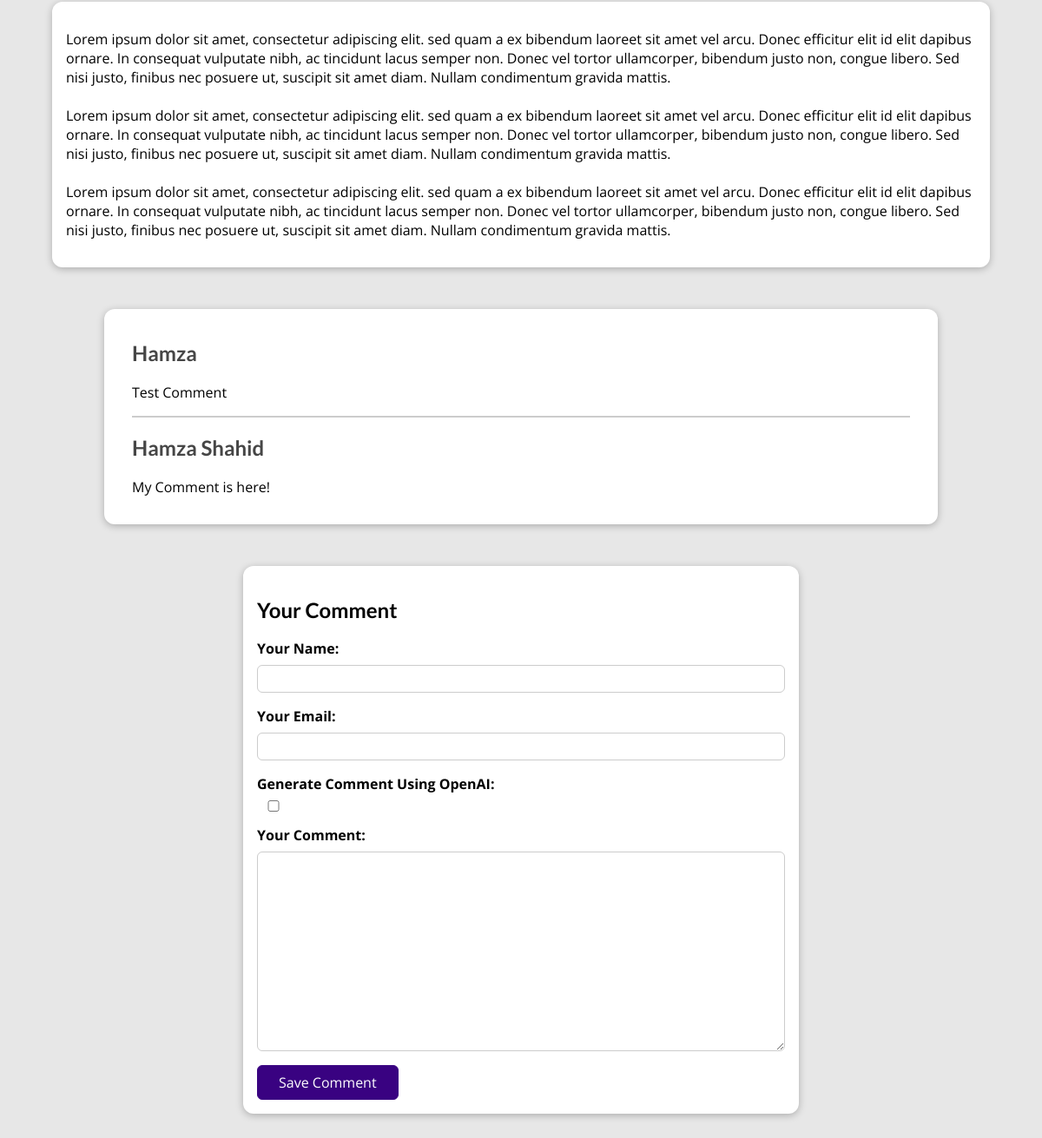
Page /posts/hike-in-the-mountains (lower part) on the earlier database version.
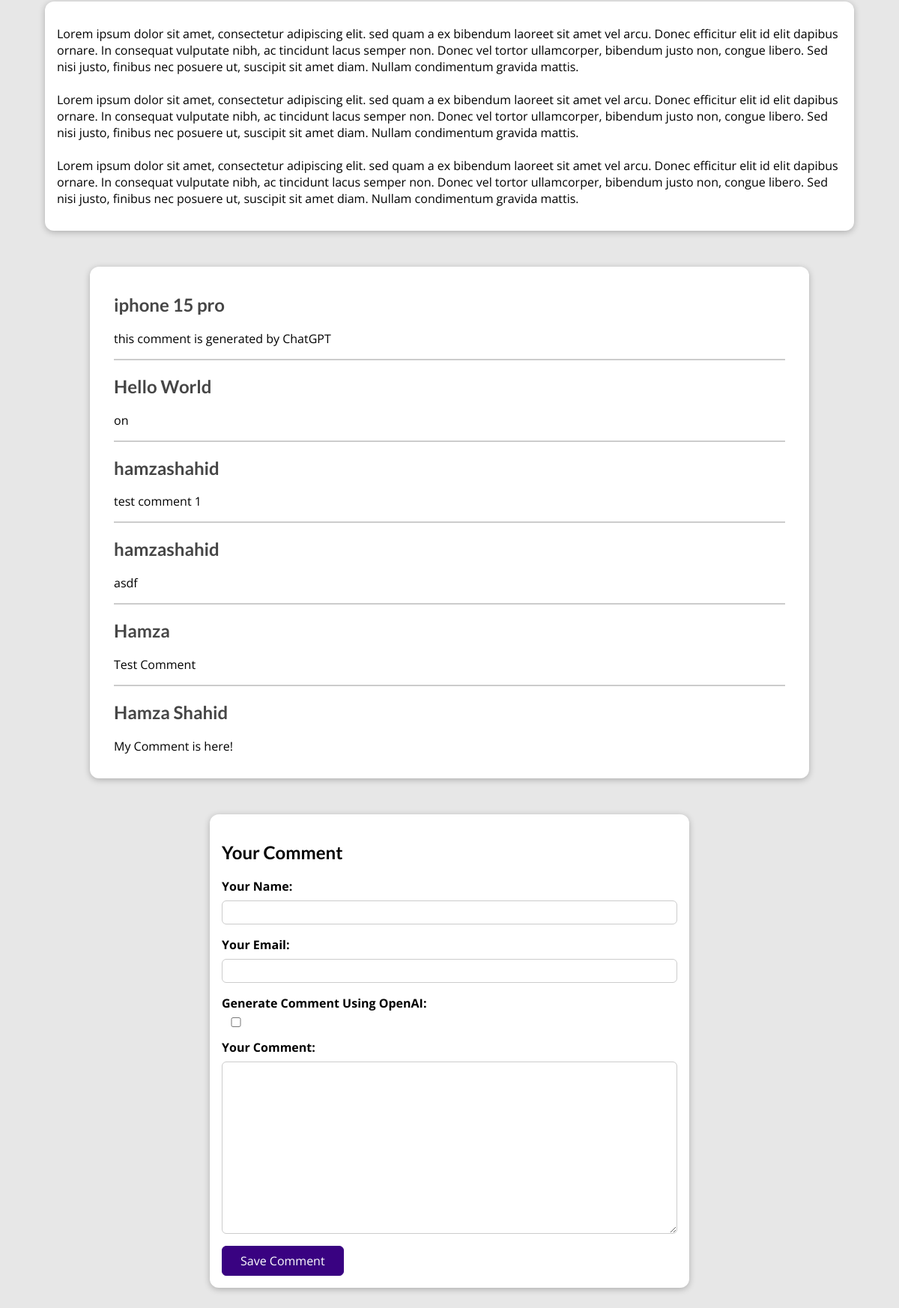
Same page on the later database version.
### blog/models.py (models this page shows)
class Comment(models.Model):
    username = models.CharField(max_length=100)
    user_email = models.EmailField()
    commentByChatGPT = models.BooleanField(default=False)
    text = models.TextField(max_length=300)
    post = models.ForeignKey(Post, on_delete=models.CASCADE, related_name='comments')

### blog/views.py (the view, shortened to what this page needs)
# urls.py: path('posts/<slug:slug>', views.SinglePostView.as_view(), name="post-detail-page"),
class SinglePostView(View):
    def is_stored_post(self, request, post_id):
        stored_posts = request.session.get('stored_posts')
        if stored_posts is not None:
            is_saved_for_later = post_id in stored_posts
        else:
            is_saved_for_later = False
        return is_saved_for_later
    def get(self, request, slug):
        post = Post.objects.get(slug=slug)
        context = {
            'post': post,
            'post_tags': post.tag.all(),
            'comment_form': CommentForm(),
            'comments': post.comments.all().order_by('-id'),
            'comlen': len(post.comments.all()),
            'saved_for_later': self.is_stored_post(request, post.id)
        }
        return render(request, 'blog/post-detail.html', context)

### blog/forms.py
class CommentForm(forms.ModelForm):
    class Meta:
        model = Comment
        exclude = ['post']
        labels = {
            'username': 'Your Name',
            'user_email': 'Your Email',
            'commentByChatGPT': 'Generate Comment Using OpenAI',
            'text': 'Your Comment'
        }

### blog/models.py (called while the page is built)
    def full_name(self):
        return f'{self.first_name} {self.last_name}'

    def __str__(self):
        return self.full_name()

    def __str__(self):
        return f'{self.caption}'

### blog/templates/blog/post-detail.html (shortened to what this page needs)
{% extends "base.html" %}
{% load static %}
{% block css_files %}
  <link rel="stylesheet" href="{% static "blog/post-detail.css" %}" />
{% endblock %}
{% block content %}
    <main>
        <p>{{ post.content|linebreaks }}</p>
    </main>
    {% if comlen > 0 %}
    <section id='comments'>
            <ul>
                {% for comment in comments %}
                    <li>
                        <h2> {{ comment.username }} </h2>
                        <p> {{ comment.text | linebreaks }} </p>
                    </li>
                {% endfor %}
            </ul>
        </section>
    {% endif %}
    <section id='comment-form'>
        <h2>Your Comment</h2>
        <form action='{% url "post-detail-page" post.slug %}' method='POST'>
            {% for form_field in comment_form %}
            <div class='form-control {% if form_field.errors %}invalid{% endif %}'>
                {{ form_field.label_tag }}
                {{ form_field }}
            </div>
            {% endfor %}
            <button>Save Comment</button>
        </form>
    </section>
{% endblock content %}

Differences in the rows shown:
added Comment: username "iphone 15 pro", text "this comment is generated by ChatGPT"
added Comment: username "Hello World", text "on"
added Comment: username "hamzashahid", text "test comment 1"
added Comment: username "hamzashahid", text "asdf"
